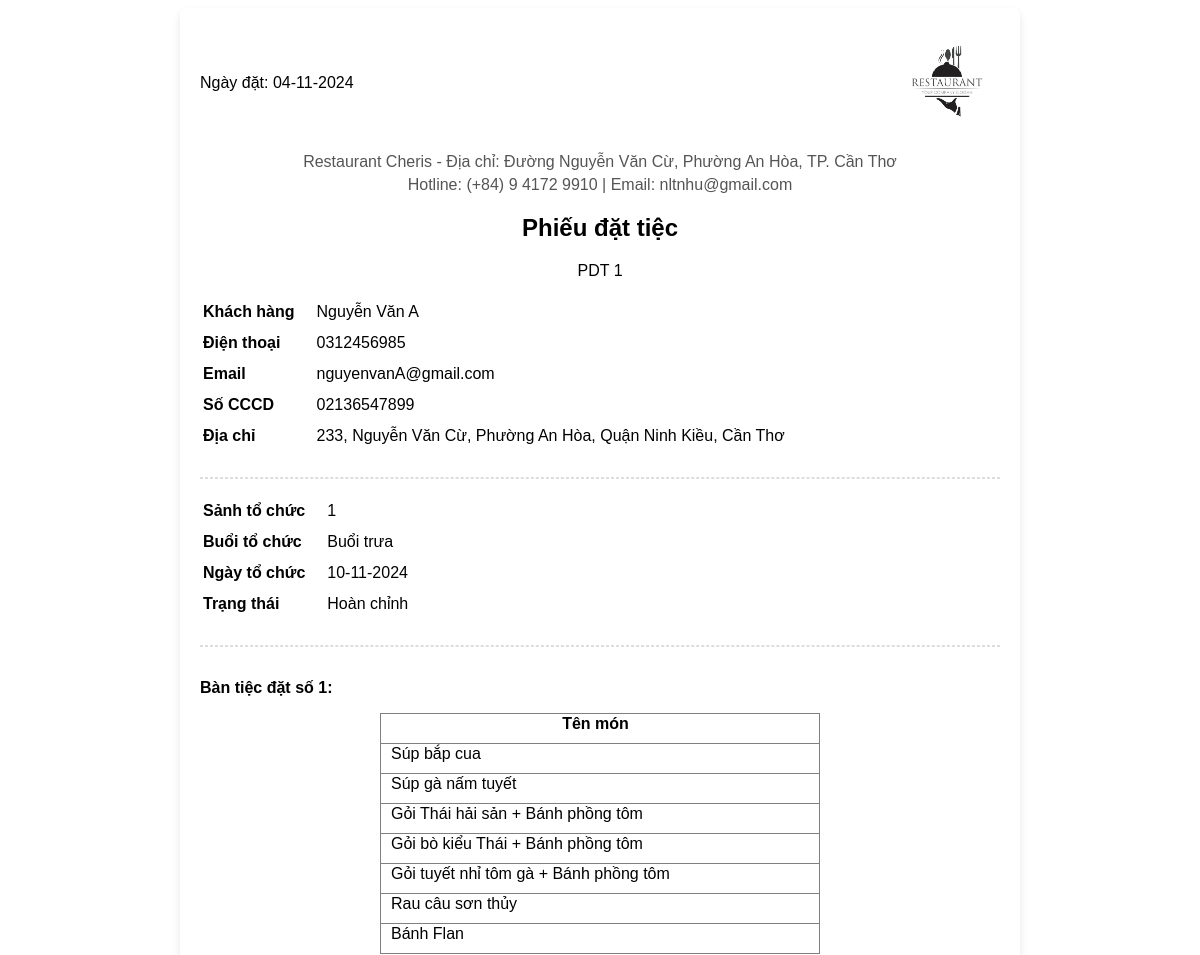
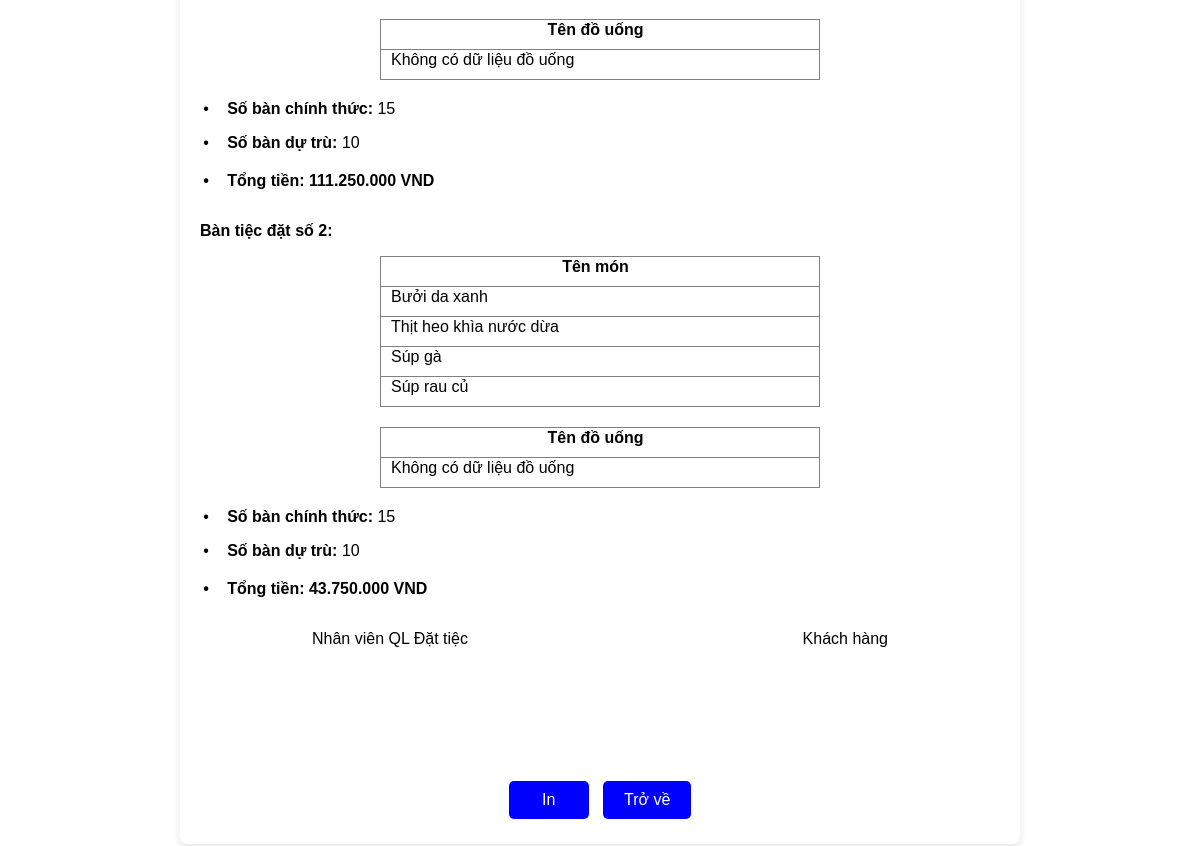
The page /content/phieudattiec/chi-tiet.php?sopdt=1 on the database its author committed (2 pictures, top to bottom).
### tables this page shows
CREATE TABLE `phieudattiec` (
  `sopdt` int(11) NOT NULL,
  `sohd` int(11) NOT NULL,
  `makh` int(11) NOT NULL,
  `stt_sanh` int(11) NOT NULL,
  `mabuoi` int(11) NOT NULL,
  `malt` int(11) NOT NULL,
  `ma_ctkm` int(11) NOT NULL,
  `ngaydat` varchar(255) NOT NULL,
  `ngaytochuc` varchar(255) NOT NULL,
  `trangthai` varchar(255) NOT NULL,
  `tiencoc` int(11) NOT NULL,
  `tiengiamgia` int(11) NOT NULL
);

CREATE TABLE `khachhang` (
  `makh` int(11) NOT NULL,
  `hoten` varchar(255) NOT NULL,
  `sodt` varchar(20) NOT NULL,
  `email` varchar(255) NOT NULL,
  `socccd` varchar(20) NOT NULL,
  `ngaycap` date NOT NULL,
  `noicap` varchar(255) NOT NULL,
  `so_nha` varchar(50) NOT NULL,
  `tinh_thanhpho` int(11) NOT NULL,
  `quan_huyen` int(11) NOT NULL,
  `phuong_xa` int(11) NOT NULL
);

CREATE TABLE `phuong_xa` (
  `mapx` int(11) NOT NULL,
  `ma_qh` int(11) NOT NULL,
  `tenpx` varchar(255) NOT NULL
);

CREATE TABLE `quan_huyen` (
  `maqh` int(11) NOT NULL,
  `ma_tinhtp` int(11) NOT NULL,
  `tenqh` varchar(255) NOT NULL
);

CREATE TABLE `tinh_thanhpho` (
  `matinhtp` int(11) NOT NULL,
  `ten_tinhtp` varchar(255) NOT NULL
);

CREATE TABLE `buoi` (
  `MABUOI` int(10) NOT NULL,
  `TENBUOI` varchar(255) NOT NULL,
  `GIOBD` char(10) NOT NULL,
  `GIOKT` char(10) NOT NULL
);

CREATE TABLE `bantiecdat` (
  `stt_btd` int(11) NOT NULL,
  `ten_btd` varchar(100) NOT NULL,
  `gia_btd` int(11) NOT NULL
);

CREATE TABLE `dattiec` (
  `sopdt` int(11) NOT NULL,
  `stt_btd` int(11) NOT NULL,
  `soban_chinhthuc` int(11) NOT NULL,
  `soban_dutru` int(11) DEFAULT 0,
  `soban_sudung` int(11) DEFAULT 0
);

### content/phieudattiec/chi-tiet.php (the view, shortened to what this page needs)
<?php
$servername = "localhost";
$username = "root";
$password = "";
$dbname = "tochuctiec";
$conn = new mysqli($servername, $username, $password, $dbname);
$sopdt = isset($_GET['sopdt']) ? $_GET['sopdt'] : null;
if ($sopdt) {
    $sql = "SELECT
                p.*,
                k.hoten, k.sodt, k.so_nha, k.email, k.socccd, px.tenpx, qh.tenqh, tt.ten_tinhtp,b.TENBUOI
            FROM phieudattiec p
            LEFT JOIN khachhang k ON p.makh = k.makh
            LEFT JOIN phuong_xa px ON k.phuong_xa = px.mapx
            LEFT JOIN quan_huyen qh ON k.quan_huyen = qh.maqh
            LEFT JOIN tinh_thanhpho tt ON k.tinh_thanhpho = tt.matinhtp
            LEFT JOIN buoi b ON p.mabuoi = b.MABUOI
            WHERE p.sopdt = ?";
    $stmt = $conn->prepare($sql);
    $stmt->bind_param('s', $sopdt);
    $stmt->execute();
    $result = $stmt->get_result();
    $data = $result->fetch_assoc();
} else {
    echo "Không tìm thấy mã phiếu!";
    exit;
}
?>
<!DOCTYPE html>
<html lang="vi">
<head>
    <link rel="stylesheet" href="css2/menu.css">
</head>
<body>
    <div class="invoice-container">
        <div class="invoice-header-content" style="display: flex;justify-content: space-between; align-items: center;">
            <div>
            <?php if ($data): ?>
                <tr>
                    <th>Ngày đặt: </th>
                    <td><?= htmlspecialchars(date('d-m-Y', strtotime($data['ngaydat']))) ?></td>
                </tr>
            </div>
            <div>
                <img src="img/logo.png" style="width: 105px; height:105px" alt="Restaurant Logo">
            </div>
        </div>
        <div class="invoice-header" style="margin-top: 1rem;">
            <p>Restaurant Cheris - Địa chỉ: Đường Nguyễn Văn Cừ, Phường An Hòa, TP. Cần Thơ</p>
            <p>Hotline: (+84) 9 4172 9910 | Email: nltnhu@gmail.com</p>
            <h2>Phiếu đặt tiệc</h2>
            <tr>
                <th>PDT</th>
                <td><?= htmlspecialchars($data['sopdt']) ?></td>
            </tr>
            <?php else: ?>
                <p>Không tìm thấy thông tin phiếu.</p>
            <?php endif; ?>
        </div>
        <div class="invoice-details">
            <?php if ($data): ?>
                <table>
                    <tr>
                        <th>Khách hàng</th>
                        <td><?= htmlspecialchars($data['hoten']) ?></td>
                    </tr>
                    <tr>
                        <th>Điện thoại</th>
                        <td><?= htmlspecialchars($data['sodt']) ?></td>
                    </tr>
                    <tr>
                        <th>Email</th>
                        <td><?= htmlspecialchars($data['email']) ?></td>
                    </tr>
                    <tr>
                        <th>Số CCCD</th>
                        <td><?= htmlspecialchars($data['socccd']) ?></td>
                    </tr>
                    <tr>
                        <th>Địa chỉ</th>
                        <td>
                            <?= htmlspecialchars($data['so_nha']) ?>,
                            <?= htmlspecialchars($data['tenpx']) ?>,
                            <?= htmlspecialchars($data['tenqh']) ?>,
                            <?= htmlspecialchars($data['ten_tinhtp']) ?>
                        </td>
                    </tr>
                </table>
        </div>
        <hr style="border: 1px dashed #ddd; margin: 20px 0;">
        <div class="invoice-items">
            <table>
                <tr>
                    <th>Sảnh tổ chức</th>
                    <td><?= htmlspecialchars($data['stt_sanh']) ?></td>
                </tr>
                <tr>
                    <th>Buổi tổ chức</th>
                    <td><?= htmlspecialchars($data['TENBUOI']) ?></td>
                </tr>
                <tr>
                    <th>Ngày tổ chức</th>
                    <td><?= htmlspecialchars(date('d-m-Y', strtotime($data['ngaytochuc']))) ?></td>
                </tr>
                <tr>
                    <th>Trạng thái</th>
                    <td><?= htmlspecialchars($data['trangthai']) ?></td>
                </tr>
            </table>
            <hr style="border: 1px dashed #ddd; margin: 20px 0;">
            <div class="invoice-items">
            <div class="invoice-section">
<?php
$sqlDatTiec = "
    SELECT DISTINCT stt_btd
    FROM dattiec
    WHERE sopdt = ?";
$stmtDatTiec = $conn->prepare($sqlDatTiec);
$stmtDatTiec->bind_param('s', $sopdt);
$stmtDatTiec->execute();
$resultDatTiec = $stmtDatTiec->get_result();
if ($resultDatTiec->num_rows > 0) {
    while ($dataDatTiec = $resultDatTiec->fetch_assoc()) {
        $sqlBanTiecDat = "
            SELECT ten_btd
            FROM bantiecdat
            WHERE stt_btd = ?";
        $stmtBanTiecDat = $conn->prepare($sqlBanTiecDat);
        $stmtBanTiecDat->bind_param('i', $dataDatTiec['stt_btd']);
        $stmtBanTiecDat->execute();
        $resultBanTiecDat = $stmtBanTiecDat->get_result();
        $dataBanTiecDat = $resultBanTiecDat->fetch_assoc();
        $sqlDatTiecInfo = "
            SELECT soban_chinhthuc, soban_dutru, soban_sudung
            FROM dattiec
            WHERE sopdt = ? AND stt_btd = ?";
        $stmtDatTiecInfo = $conn->prepare($sqlDatTiecInfo);
        $stmtDatTiecInfo->bind_param('si', $sopdt, $dataDatTiec['stt_btd']);
        $stmtDatTiecInfo->execute();
        $resultDatTiecInfo = $stmtDatTiecInfo->get_result();
        ?>
        <div class="invoice-section">
            <p style="margin-top:2rem"><strong> <?= htmlspecialchars($dataBanTiecDat['ten_btd']) ?>:</strong></p>
        <table border="1" style=" width: 55%;
            margin: 0 auto; /* Căn giữa bảng theo chiều ngang */
            margin-top: 0px; /* Khoảng cách từ phía trên */
            border-collapse: collapse;
            justify-items: center;">
            <tr>
                <th style="width: 19rem; text-align: center;">Tên món</th>
            </tr>
            <?php
            $sqlDatMon = "
                SELECT DISTINCT monan.ten_ma
                FROM datmon
                JOIN monan ON datmon.MA_MA = monan.ma_ma
                JOIN bantiec_mon ON bantiec_mon.MA_MA = datmon.MA_MA  -- Kết nối giữa bantiec_mon và datmon qua MA_MA
                JOIN bantiecdat ON bantiecdat.stt_btd = bantiec_mon.STT_BTD  -- Kết nối bantiec_mon và bantiecdat qua STT_BTD
                WHERE bantiecdat.stt_btd = ?";
            $stmtDatMon = $conn->prepare($sqlDatMon);
            $stmtDatMon->bind_param('i', $dataDatTiec['stt_btd']);
            $stmtDatMon->execute();
            $resultDatMon = $stmtDatMon->get_result();
            if ($resultDatMon->num_rows > 0) {
                while ($row = $resultDatMon->fetch_assoc()) {
                    echo "<tr>
                        <td>" . htmlspecialchars($row['ten_ma']) . "</td>
                    </tr>";
                }
            } else {
                echo "<tr><td colspan='1'>Không có dữ liệu món ăn</td></tr>";
            }
            ?>
        </table>
<table border="1" style="width: 55%;
    margin: 0 auto; /* Căn giữa bảng theo chiều ngang */
    margin-top: 20px; /* Khoảng cách từ bảng trên */
    border-collapse: collapse;
    justify-items: center;">
    <tr>
        <th style="width: 19rem; text-align: center;">Tên đồ uống</th>
    </tr>
    <?php
    $sqlDatDouong = "
        SELECT DISTINCT douong.ten_du
        FROM datdouong
        JOIN douong ON datdouong.ma_du = douong.ma_du -- Kết nối với bảng douong qua ma_du
        JOIN dattiec ON datdouong.sopdt = dattiec.sopdt -- Kết nối datdouong và dattiec qua sopdt
        JOIN bantiecdat ON dattiec.stt_btd = bantiecdat.stt_btd -- Kết nối dattiec và bantiecdat qua stt_btd
        WHERE bantiecdat.stt_btd = ?";
    $stmtDatDouong = $conn->prepare($sqlDatDouong);
    $stmtDatDouong->bind_param('i', $dataDatTiec['stt_btd']);
    $stmtDatDouong->execute();
    $resultDatDouong = $stmtDatDouong->get_result();
    if ($resultDatDouong->num_rows > 0) {
        while ($row = $resultDatDouong->fetch_assoc()) {
            echo "<tr>
                <td>" . htmlspecialchars($row['ten_du']) . "</td>
            </tr>";
        }
    } else {
        echo "<tr><td colspan='1'>Không có dữ liệu đồ uống</td></tr>";
    }
    ?>
</table>
        <div class="invoice-details" style="text-align: left; margin-top: 20px;">
            <?php
            if ($resultDatTiecInfo->num_rows > 0) {
                while ($row = $resultDatTiecInfo->fetch_assoc()) {
                    echo "
                    <div style='margin-bottom: 10px; margin-left: 1.7rem'>
                        <p style='position: relative;'>
                            <span style='position: absolute; left: -1.5rem;'>•</span>
                            <strong style='font-weight: bold;'>Số bàn chính thức:</strong> " . htmlspecialchars($row['soban_chinhthuc']) . "
                        </p>
                        <p style='position: relative;'>
                            <span style='position: absolute; left: -1.5rem;'>•</span>
                            <strong style='font-weight: bold;'>Số bàn dự trù:</strong> " . htmlspecialchars($row['soban_dutru'] ?? 'N/A') . "
                        </p>
                    </div>";
                }
            } else {
                echo "<p>Không có dữ liệu bàn tiệc</p>";
            }
            ?>
        </div>
        <div style="text-align: left; margin-top: 20px; font-weight: bold;">
            <?php
            $sqlGiaBTD = "SELECT gia_btd FROM bantiecdat WHERE stt_btd = ?";
            $stmtGiaBTD = $conn->prepare($sqlGiaBTD);
            $stmtGiaBTD->bind_param('i', $dataDatTiec['stt_btd']);
            $stmtGiaBTD->execute();
            $resultGiaBTD = $stmtGiaBTD->get_result();
            if ($resultGiaBTD->num_rows > 0) {
                $rowGiaBTD = $resultGiaBTD->fetch_assoc();
                $giaBTD = $rowGiaBTD['gia_btd'];
            } else {
                $giaBTD = 0;
            }
            $sqlSoBan = "SELECT soban_chinhthuc, soban_dutru FROM dattiec WHERE stt_btd = ?";
            $stmtSoBan = $conn->prepare($sqlSoBan);
            $stmtSoBan->bind_param('i', $dataDatTiec['stt_btd']);
            $stmtSoBan->execute();
            $resultSoBan = $stmtSoBan->get_result();
            if ($resultSoBan->num_rows > 0) {
                $rowSoBan = $resultSoBan->fetch_assoc();
                $sobanChinhThuc = $rowSoBan['soban_chinhthuc'];
                $sobanDuTru = $rowSoBan['soban_dutru'];
            } else {
                $sobanChinhThuc = 0;
                $sobanDuTru = 0;
            }
            $tongSoBan = $sobanChinhThuc + $sobanDuTru;
            $tongTien = $giaBTD * $tongSoBan;
            ?>
            <p style='position: relative; margin-left: 1.7rem;'>
                            <span style='position: absolute; left: -1.5rem;'>•</span>Tổng tiền: <?php echo number_format($tongTien, 0, ',', '.'); ?> VND</p>
        </div>
        </div>
    <?php
    }
} else {
    echo "Không có dữ liệu bàn tiệc cho SOPDT này.";
}
?>
  </div>
        <?php else: ?>
            <p>Không tìm thấy thông tin phiếu.</p>
        <?php endif; ?>
        <div class="invoice-footer2" style="display:flex; justify-content: space-between; margin-bottom: 7rem; ">
            <p style="text-align: left; margin-left: 7rem;">Nhân viên QL Đặt tiệc</p>
            <p style="text-align: right; margin-right: 7rem;">Khách hàng</p>
        </div>
        <div class="invoice-footer">
            <button class="button" onclick="window.print();">In</button>
            <button class="button back-button" onclick="window.history.back();">Trở về</button>
        </div>
    </div>
</body>
</html>

### content/phieudattiec/chi-tiet.php (style rules this page uses)
body { font-family: Arial, sans-serif; }
.invoice-container { max-width: 800px; margin: 0 auto; background: #fff; padding: 20px; border-radius: 8px; box-shadow: 0 4px 8px rgba(0, 0, 0, 0.1); }
.invoice-header { text-align: center; margin-bottom: 20px; }
.invoice-header p { margin: 5px 0; color: #555; }
.invoice-details { margin-bottom: 20px; }
.invoice-details th { text-align: left; padding-bottom: 10px; padding-right: 10px; }
.invoice-details td { padding-bottom: 10px; padding-left: 10px; }
.invoice-items th { text-align: left; padding-bottom: 10px; padding-right: 10px; }
.invoice-items td { padding-bottom: 10px; padding-left: 10px; }
.invoice-footer { text-align: center; margin-top: 20px; }
.button { padding: 10px 20px; font-size: 16px; cursor: pointer; margin: 5px; border: none; border-radius: 5px; background-color: #0000FF; color: white; width: 5rem; }
.back-button { background-color: #0000FF; width: 5.5rem; }

### rows shown on the page
phieudattiec: ngaydat "04-11-2024", sopdt "1", makh.hoten "Nguyễn Văn A", makh.sodt "0312456985", makh.email "nguyenvanA@gmail.com", makh.socccd "02136547899", makh.so_nha "233, Nguyễn Văn Cừ", phuong_xa.tenpx "Phường An Hòa", quan_huyen.tenqh "Quận Ninh Kiều", tinh_thanhpho.ten_tinhtp "Cần Thơ", stt_sanh "1", mabuoi.TENBUOI "Buổi trưa", ngaytochuc "10-11-2024", trangthai "Hoàn chỉnh"
bantiecdat: ten_btd "Bàn tiệc đặt số 1", gia_btd.soban_dutru "111.250.000"
dattiec: soban_chinhthuc "15", soban_dutru "10"
bantiecdat: ten_btd "Bàn tiệc đặt số 2", gia_btd.soban_dutru "43.750.000"
dattiec: soban_chinhthuc "15", soban_dutru "10"

### other values the page prints
$row['ten_ma'] "Súp bắp cua"
$row['ten_ma'] "Súp gà nấm tuyết"
$row['ten_ma'] "Gỏi Thái hải sản + Bánh phồng tôm"
$row['ten_ma'] "Gỏi bò kiểu Thái + Bánh phồng tôm"
$row['ten_ma'] "Gỏi tuyết nhỉ tôm gà + Bánh phồng tôm"
$row['ten_ma'] "Rau câu sơn thủy"
$row['ten_ma'] "Bánh Flan"
$row['ten_ma'] "Bưởi da xanh"
$row['ten_ma'] "Thịt heo khìa nước dừa"
$row['ten_ma'] "Súp gà"
$row['ten_ma'] "Súp rau củ"
